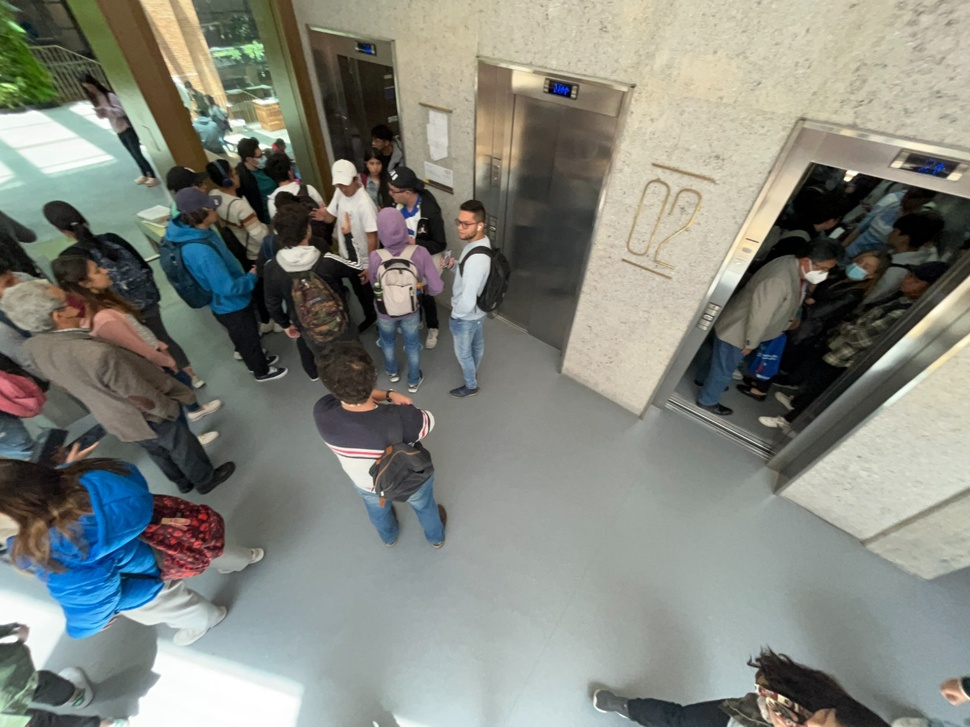
#> input picture proyecto/SourceImgs/img_a.jpeg, 970 x 727 px, shrunk from 1280 x 960 before the run
$ python proyecto.py
#> lines starting #> are read from the running program, lines starting #| are printed output that depends on the picture
import cv2 as cv
import numpy as np
#import matplotlib.pyplot as plt
import os

def down_scale(src, title):
    src = gaussSmallerLayer(src)
    src = processImage(src)
    cv.imwrite(title, src)
    return src

def gaussSmallerLayer(src):
    kernel_size = 3
    kernel = np.ones((kernel_size, kernel_size), dtype=np.float64)
    kernel = np.float64([[1/256, 4/256, 6/256, 4/256, 1/256],
                        [4/256, 16/256, 24/256, 16/256, 4/256],
                        [6/256, 24/256, 36/256, 24/256, 6/256],
                        [4/256, 16/256, 24/256, 16/256, 4/256],
                        [1/256, 4/256, 6/256, 4/256, 1/256]])
    dst = cv.filter2D(src, -1, kernel)
    return(dst)

def processImage(image):
    new_image = []
    for i in range(len(image)):
        new_row = []
        for j in range(len(image)):
            if i % 2 != 0 and j % 2 != 0:
                new_row.append(image[i][j])
        if new_row:
            new_image.append(np.array(np.array(new_row)))
    return np.array(new_image)

def sobel(src):
    scale = 1
    delta = 0
    ddepth = cv.CV_16S

    src = cv.GaussianBlur(src, (5, 5), 0)

    grad_x = cv.Sobel(src, ddepth, 1, 0, ksize=3, scale=scale, delta=delta, borderType=cv.BORDER_DEFAULT)

    grad_y = cv.Sobel(src, ddepth, 0, 1, ksize=3, scale=scale, delta=delta, borderType=cv.BORDER_DEFAULT)

    abs_grad_x = cv.convertScaleAbs(grad_x)
    abs_grad_y = cv.convertScaleAbs(grad_y)

    grad = cv.addWeighted(abs_grad_x, 0.5, abs_grad_y, 0.5, 0)
    return grad


imA= cv.imread("SourceImgs/img_a.jpeg",0)
#> imA: shape (727, 970); min 0, max 255, mean 131.6
imB= cv.imread("SourceImgs/img_b.jpeg",0)
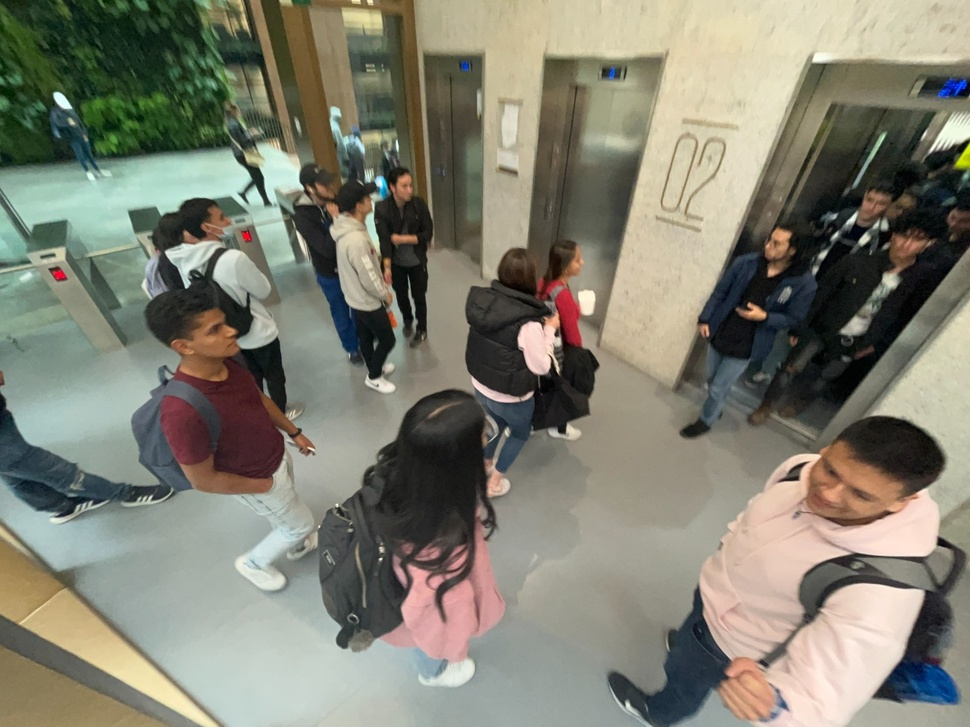
#> input picture proyecto/SourceImgs/img_b.jpeg, 970 x 727 px, shrunk from 1280 x 960 before the run
#> imB: shape (727, 970); min 0, max 255, mean 127
imC= cv.imread("SourceImgs/img_c.jpeg",0)
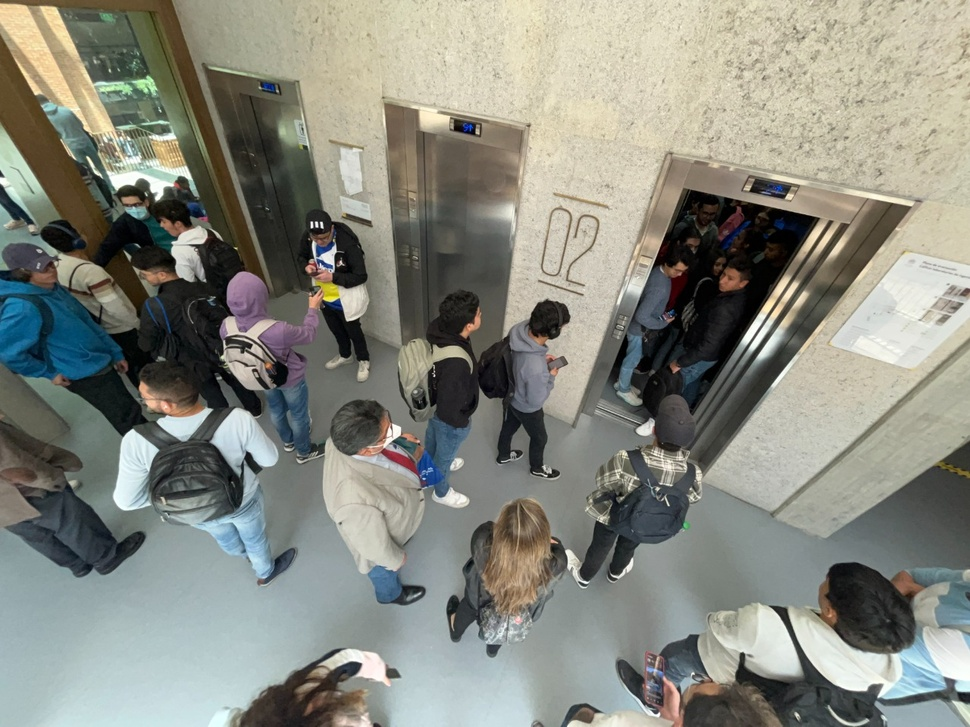
#> input picture proyecto/SourceImgs/img_c.jpeg, 970 x 727 px, shrunk from 1280 x 960 before the run
#> imC: shape (727, 970); min 0, max 255, mean 135.8
imD= cv.imread("SourceImgs/img_d.jpeg",0)
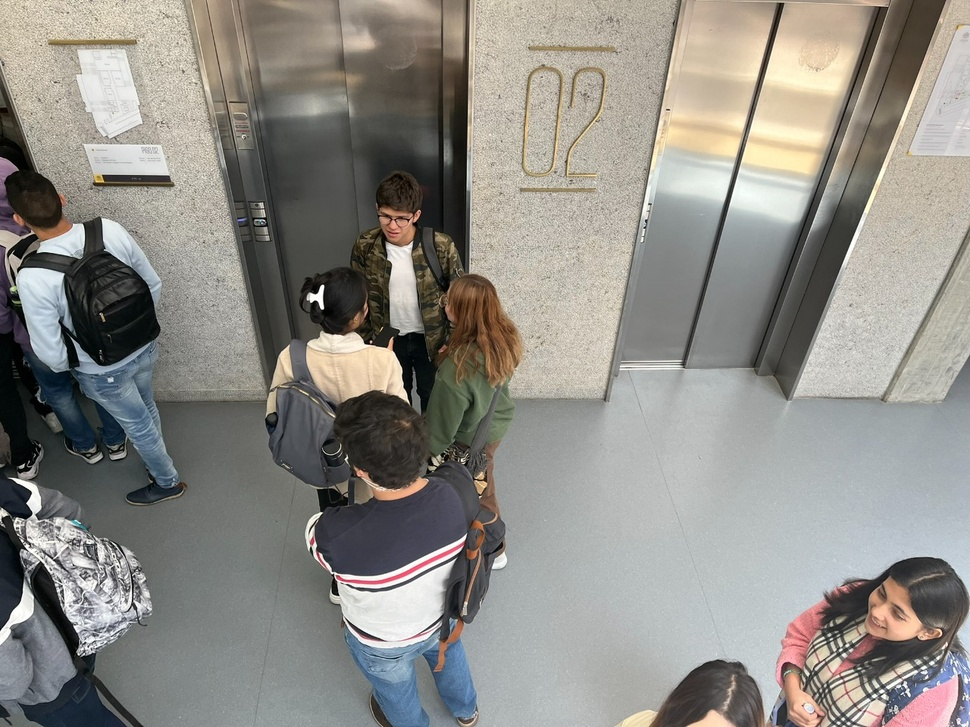
#> input picture proyecto/SourceImgs/img_d.jpeg, 970 x 727 px, shrunk from 1280 x 960 before the run
#> imD: shape (727, 970); min 0, max 255, mean 140.5
imE= cv.imread("SourceImgs/img_e.jpeg",0)
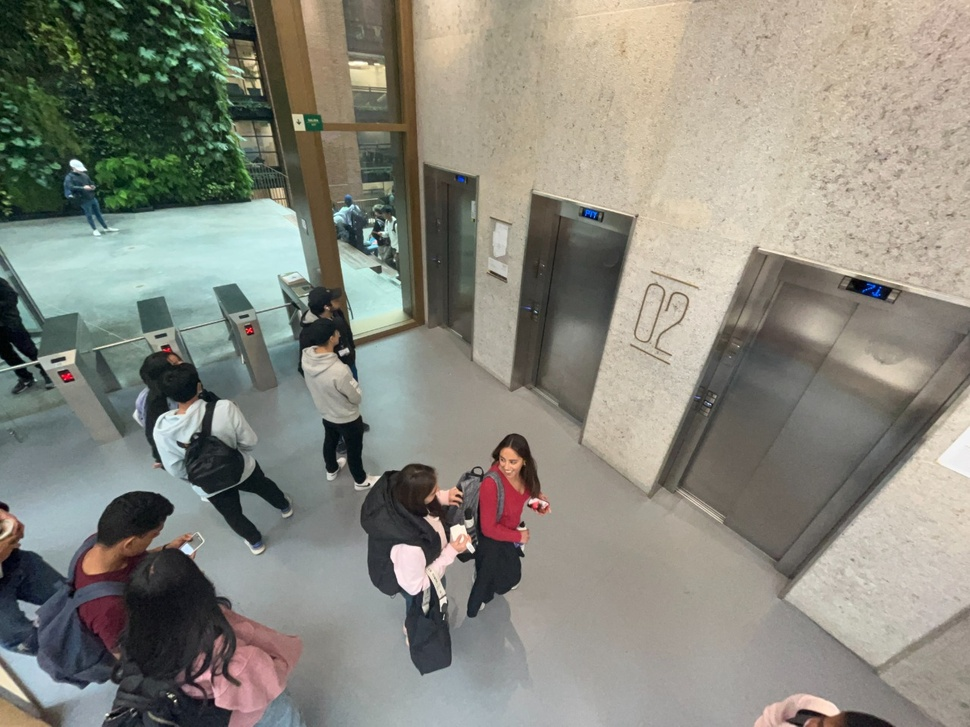
#> input picture proyecto/SourceImgs/img_e.jpeg, 970 x 727 px, shrunk from 1280 x 960 before the run
#> imE: shape (727, 970); min 0, max 255, mean 135

#GAUSS DOWN
srcA = down_scale(imA, "Gauss/GaussA.jpg")
#> after the loop in processImage, `for i in range(len(image)):`: new_image = 363 items
srcB = down_scale(imB, "Gauss/GaussB.jpg")
srcC = down_scale(imC, "Gauss/GaussC.jpg")
srcD = down_scale(imD, "Gauss/GaussD.jpg")
#> in processImage (call 4), `return np.array(new_image)`:
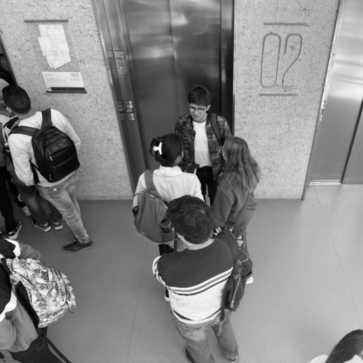
#> returned value: shape (363, 363); min 1, max 254, mean 133.1
srcE = down_scale(imE, "Gauss/GaussE.jpg")
#> in processImage (call 5), `return np.array(new_image)`:
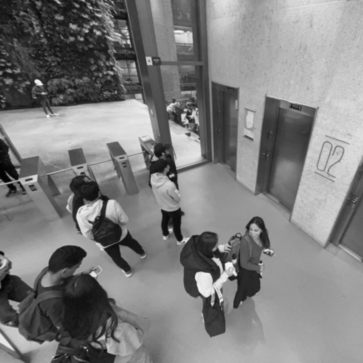
#> returned value: shape (363, 363); min 3, max 245, mean 127.2

#SOBEL
kernel_size = 3
kernel = np.ones((kernel_size, kernel_size), dtype=np.float64)
#> kernel = [[1, 1, 1], [1, 1, 1], [1, 1, 1]]
#--------------------------------------#
soa=sobel(srcA)
cv.imwrite("bordes(sobel)/bordeA.png",soa)
di1 = cv.dilate(soa,kernel,iterations = 1)
cv.imwrite("dilatar1/diA.png",di1)
sum1=cv.subtract(di1,srcA)
cv.imwrite("subtract/reA.png",sum1)
dil1 = cv.dilate(sum1,kernel,iterations = 1)
cv.imwrite("dilatar2/dilA.png",dil1)
#------------------------------------#
sob=sobel(srcB)
cv.imwrite("bordes(sobel)/bordeB.png",sob)
di2 = cv.dilate(sob,kernel,iterations = 1)
cv.imwrite("dilatar1/diB.png",di2)
sum2=cv.subtract(di2,srcB)
cv.imwrite("subtract/reB.png",sum2)
dil2 = cv.dilate(sum2,kernel,iterations = 1)
cv.imwrite("dilatar2/dilB.png",dil2)

#----------------------------------#
soc=sobel(srcC)
cv.imwrite("bordes(sobel)/bordeC.png",soc)
di3 = cv.dilate(soc,kernel,iterations = 1)
cv.imwrite("dilatar1/diC.png",di3)
sum3=cv.subtract(di3,srcC)
cv.imwrite("subtract/reC.png",sum3)
dil3 = cv.dilate(sum3,kernel,iterations = 1)
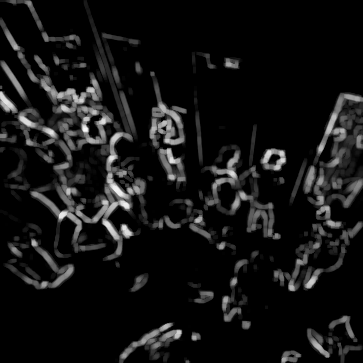
#> dil3: shape (363, 363); min 0, max 247, mean 19.9
cv.imwrite("dilatar2/dilC.png",dil3)
#-----------------------------------#
sod=sobel(srcD)
cv.imwrite("bordes(sobel)/bordeD.png",sod)
di4 = cv.dilate(sod,kernel,iterations = 1)
cv.imwrite("dilatar1/diD.png",di4)
sum4=cv.subtract(di4,srcD)
cv.imwrite("subtract/reD.png",sum4)
dil4 = cv.dilate(sum4,kernel,iterations = 1)
cv.imwrite("dilatar2/dilD.png",dil4)
#-----------------------------------#
soe=sobel(srcE)
cv.imwrite("bordes(sobel)/bordeE.png",soe)
di5 = cv.dilate(soe,kernel,iterations = 1)
cv.imwrite("dilatar1/diE.png",di5)
sum5=cv.subtract(di5,srcE)
cv.imwrite("subtract/reE.png",sum5)
dil5 = cv.dilate(sum5,kernel,iterations = 1)
cv.imwrite("dilatar2/dilE.png",dil5)
# [13 lines of commented-out code are left out]
